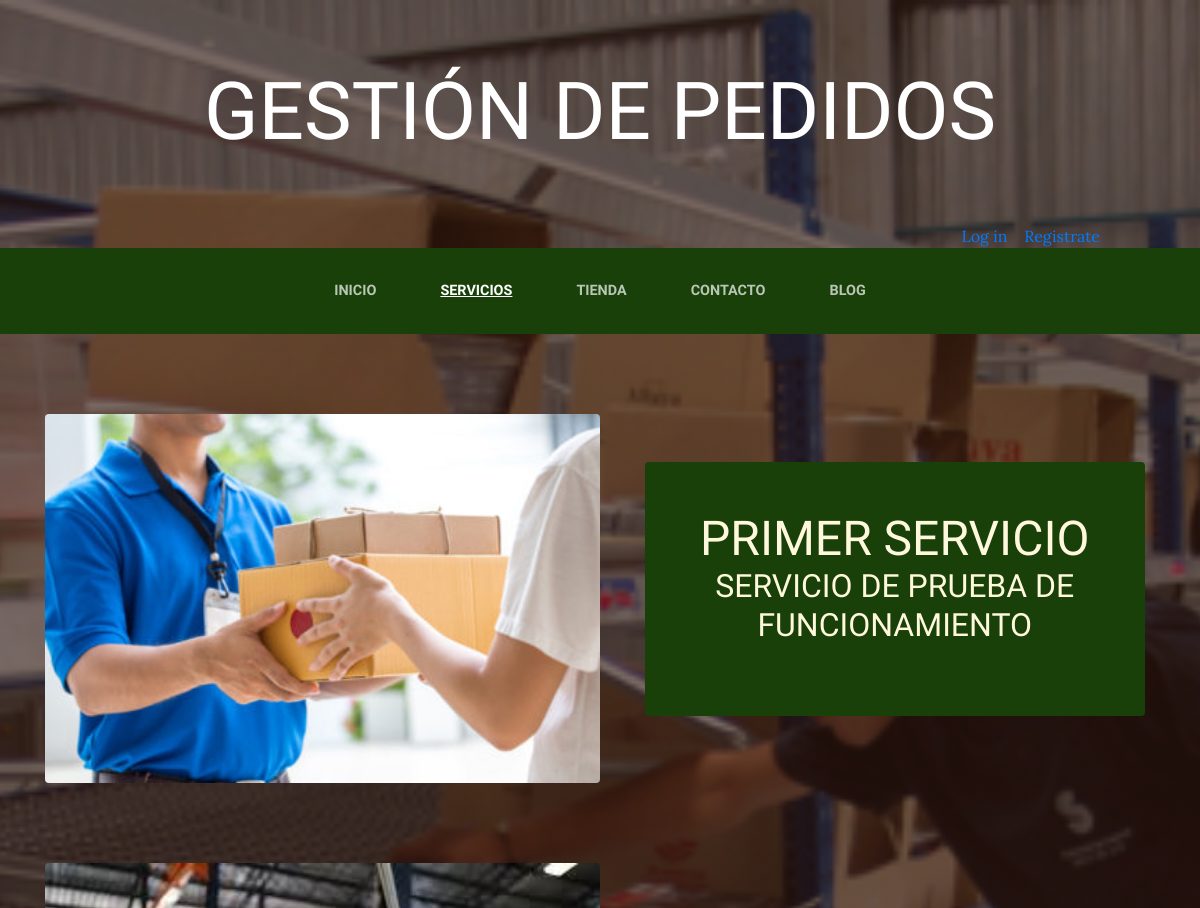
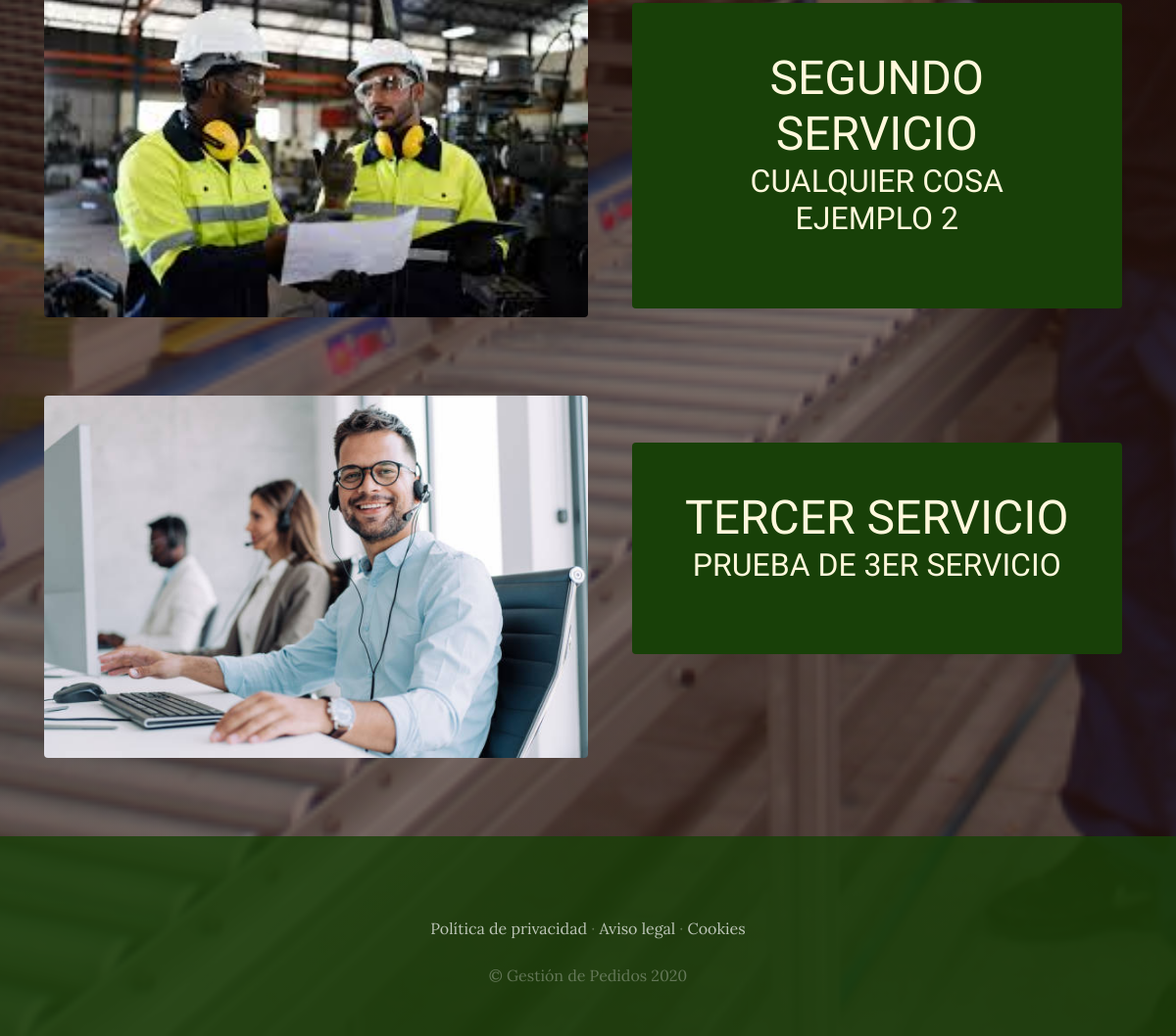
The app's page /servicios/ with its own data (2 pictures, top to bottom).
### servicios/models.py (models this page shows, shortened)
class Servicio(models.Model):
    titulo=models.CharField(max_length=50)
    contenido=models.CharField(max_length=50)
    imagen=models.ImageField(upload_to='servicios')
    created=models.DateTimeField(auto_now_add=True)
    updated=models.DateTimeField(auto_now_add=True)
    class Meta: #Opciones META ver en la pag de Django
        verbose_name='servicio'
        verbose_name_plural='servicios'

### servicios/views.py (the view)
# urls.py: path('servicios/', include('servicios.urls')),
def servicios(request):
     servicios=Servicio.objects.all() #con este metodo le indico a django que importe todos los objetos de la clase Servicio
     return render(request,"servicios/servicios.html", {"servicios":servicios})

### carro/context_processor.py (called while the page is built)
def importe_total_carro(request):
    total=0
    if request.user.is_authenticated:
        if 'carro' in request.session:
            for key,value in request.session["carro"].items():
                total=total+float(value["precio"])
    else:
        total="Debes hacer login"
    return {"importe_total_carro":total}

### servicios/templates/servicios/servicios.html
{% extends "ProyectoWebApp/base.html" %}
{% load static %}
{% block content %}
    {% for servicio in servicios %}
    <section class="page-section clearfix">
        <div class="container">
          <div class="intro">
            <img class="intro-img img-fluid mb-3 mb-lg-0 rounded" src="{{servicio.imagen.url}}" alt="" style="width: 50%;">
            <div class="intro-text left-0 text-center bg-faded p-5 rounded">
              <h2 class="section-heading mb-4" >
                <span class="section-heading-lower">{{servicio.titulo}}</span>
                <span class="section-heading- upper">{{servicio.contenido}}</span>
              </h2>
            </div>
          </div>
        </div>
      </section>
   {% endfor %}
    {% endblock %}

### ProyectoWebApp/static/ProyectoWebApp/css/gestion.css (style rules this page uses)
body { font-family: 'Lora'; background: linear-gradient(rgba(47, 23, 15, 0.65), rgba(47, 23, 15, 0.65)), url("../img/bg_main.jpg"); background-attachment: fixed; background-position: center; background-size: cover; }
h1, h2, h3, h4, h5, h6 { font-family: 'Raleway'; }
.page-section { margin-top: 5rem; margin-bottom: 5rem; }
.section-heading { text-transform: uppercase; }
.section-heading .section-heading-lower { display: block; font-size: 3rem; font-weight: 100; }
.bg-faded { background-color: rgba(255, 255, 255, 0.85); }
.intro { position: relative; }
@media (min-width: 992px) { .intro .intro-img { width: 75%; float: left; } }
@media (min-width: 992px) { .intro .intro-text { left: 600; width: 60%; margin-top: 3rem; background-color: rgba(24, 64, 8); color: cornsilk; position: absolute; } }
@media (min-width: 1200px) { .intro .intro-text { width: 45%; } }

### records on screen
Servicio: imagen (picture), titulo "PRIMER SERVICIO", contenido "SERVICIO DE PRUEBA DE FUNCIONAMIENTO"
Servicio: imagen (picture), titulo "SEGUNDO SERVICIO", contenido "CUALQUIER COSA EJEMPLO 2"
Servicio: imagen (picture), titulo "TERCER SERVICIO", contenido "PRUEBA DE 3ER SERVICIO"
